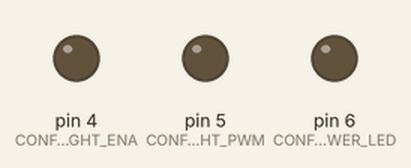
Recording of a sketch running on a simulated SparkFun Pro Micro, built with avr-gcc and run on an emulated ATmega32U4. Shown: output pins drawn as LEDs (lit = HIGH).

Above: at 0.1 s.
At 0.6 s:
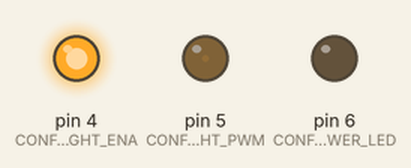
At 39.4 s:
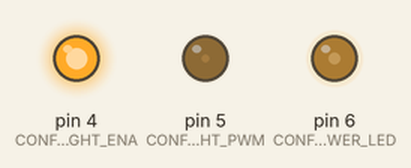
Timing chart, 0 to 40.0 s (numbered marks = the images above):
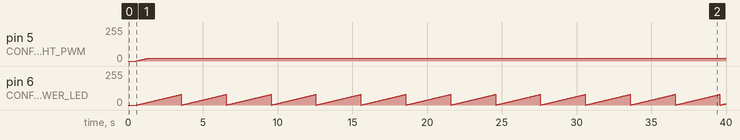

The sketch:

poc_minimal_dell_p1917s_backlight_driver.ino
```cpp
// (licence header left out)
// Pinout config
#define CONFIG_PIN_BACKLIGHT_ENA       4 // Prefer a non PWM capable PIN
#define CONFIG_PIN_BACKLIGHT_PWM       5 // This PIN use Timer 3 in my case, original design is at 10kHz
#define CONFIG_PIN_POWER_LED           6 // Prefer a basic PWM pin to allow dimming the LED

// For ATMEGA2560 : set D4 (unused) and D13 PWM frequency, 7812.50 Hz
// it affects delay() function (~10 times faster)
#define SET_PWM_FREQ_AROUND_10KHZ (TCCR0B = TCCR0B & B11111000 | B00000010)

// Run-time data
uint8_t backlight_setpoint;
uint8_t backlight_now;

void setup() {
  pinMode(CONFIG_PIN_BACKLIGHT_ENA, OUTPUT);
  //pinMode(CONFIG_PIN_BACKLIGHT_PWM, OUTPUT); // Will be done by first analogWrite() call
  //pinMode(CONFIG_PIN_POWER_LED, OUTPUT);     // Will be done by first analogWrite() call

  // Set enable signal to off during 0.5 second (let screen PSU stabilise)
  digitalWrite(CONFIG_PIN_BACKLIGHT_ENA, LOW);
  delay(500);

  backlight_now = 0;
  backlight_setpoint = 20; // Should be read from somewhere and user-tunable

  // Set PWM pin without emitting data
  analogWrite(CONFIG_PIN_BACKLIGHT_PWM, backlight_now); // analogWrite set pinMode (and PWM)
  SET_PWM_FREQ_AROUND_10KHZ;

  // Assert enable pin to true (backlight will go on with minimal lighning)
  digitalWrite(CONFIG_PIN_BACKLIGHT_ENA, HIGH);
  delay(500);
}

byte led_level = 0;
void loop() {
  // Set backlight luminosity gradually
  if ( backlight_now < backlight_setpoint ) {
    backlight_now++;
    analogWrite(CONFIG_PIN_BACKLIGHT_PWM, backlight_now);
  } else if ( backlight_now > backlight_setpoint ) {
    backlight_now--;
    analogWrite(CONFIG_PIN_BACKLIGHT_PWM, backlight_now);
  }
  // Animate the screen power led if connected via the USB daughter board
  analogWrite(CONFIG_PIN_POWER_LED, led_level);
  led_level = (led_level+1)%80;
  delay(300);
}
```

Measured:
- by itself, pin 5 (CONFIG_PIN_BACKLIGHT_PWM): moves from 0/255 to 20/255 over 0.71 s
- by itself, pin 6 (CONFIG_PIN_POWER_LED): ramps from 0/255 to 79/255 and jumps back, once every 3.0 s
